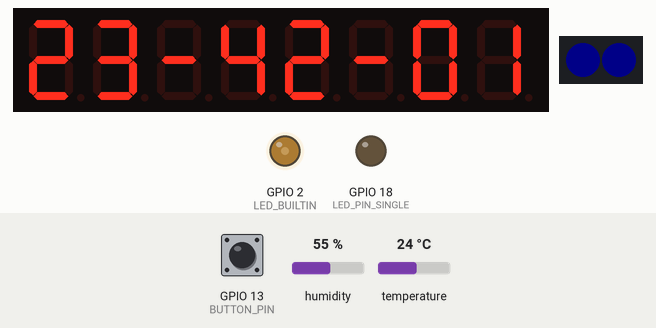
The program below on a simulated ESP32. Shown: 8-digit seven-segment display, 2 RGB LEDs in strip order, left to right, output pins drawn as LEDs (lit = HIGH). Dashed ring = blinking. Inputs (shaded band) come from the test bench; at power-on: GPIO 13 (BUTTON_PIN) HIGH, humidity 55 %, temperature 24 °C. Dim RGB values are drawn brighter than linear; WiFi joins after 1.5 s; servers stay silent unless stated; network time is answered at once with the bench clock; the local clock reads 2024-03-15 10:24:30 at power-on unless the program sets it; random numbers use the default seed unless the program sets one; what the program prints to the serial monitor is not drawn.

Above: at 3.2 s.
3.3 s: GPIO 13 (BUTTON_PIN) pulled LOW for 0.15 s
At 3.65 s:
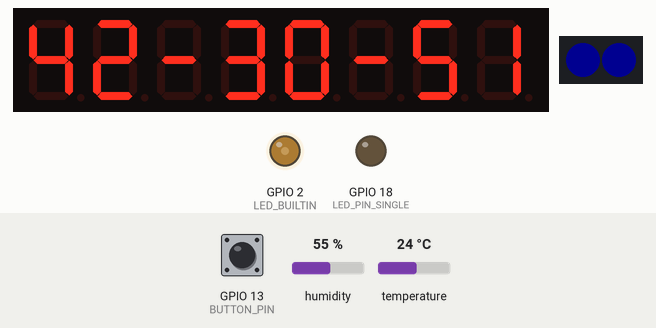
4.0 s: GPIO 13 (BUTTON_PIN) pulled LOW for 1 s
At 4.25 s:
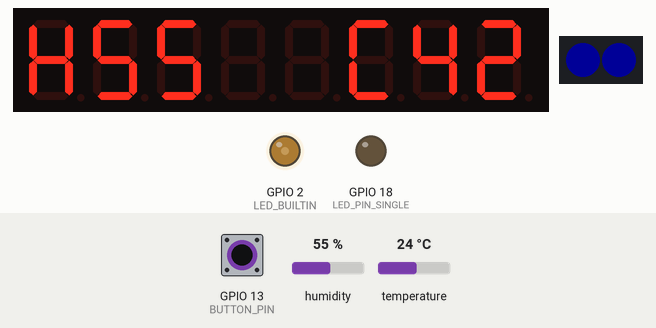
5.6 s: GPIO 13 (BUTTON_PIN) pulled LOW for 0.15 s
At 5.75 s:
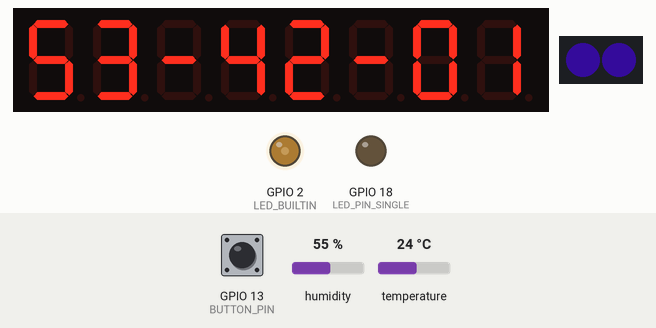
6.3 s: GPIO 13 (BUTTON_PIN) pulsed LOW 2 times (0.12 s each, 0.3 s apart)
At 7.25 s:
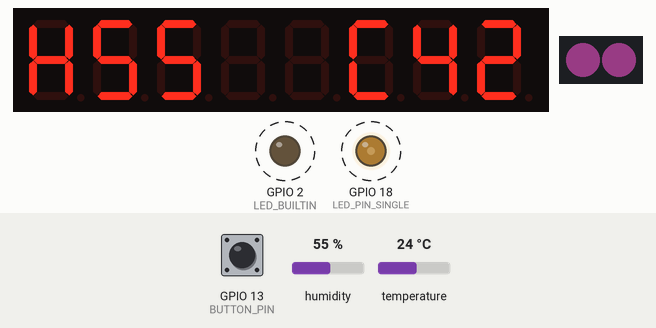
9.2 s: GPIO 13 (BUTTON_PIN) pulled LOW for 3.2 s
At 12.66 s:
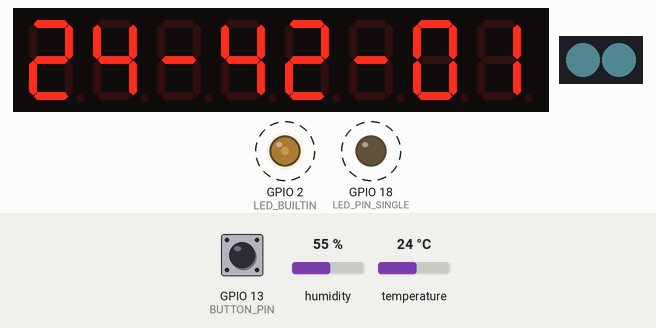
13.0 s: GPIO 13 (BUTTON_PIN) pulsed LOW 5 times (0.12 s each, 0.3 s apart)
At 18.07 s:
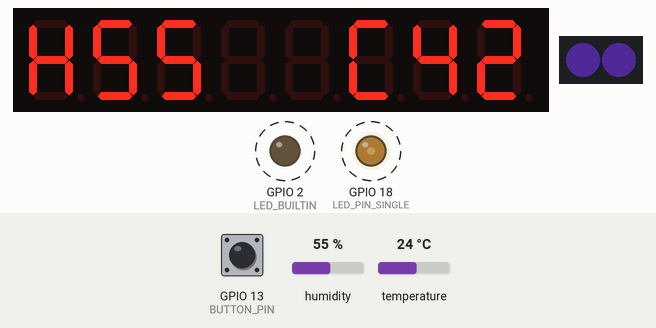
Timing chart, 0 to 20.9 s (numbered marks = the images above; inputs shaded):
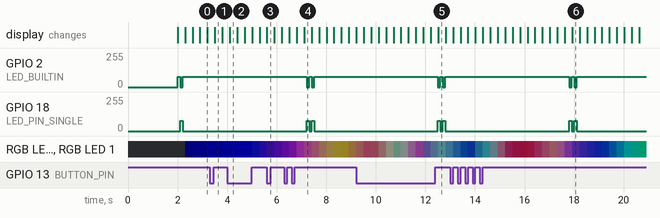

The program:

main.cpp
```cpp
/*
  Project: Desk Satellite Clock (ESP32)
  Author: Binkosss
  Created: 2024-11-14
  Purpose: Run a custom desk clock on ESP32 with MAX7219 time/date display,
           DHT11 temperature/humidity, and satellite-style LED animation.
           Hardware uses a custom PCB milled on a CNC 3018.
           Two bottom NeoPixels simulate engine glow, and one top LED
           blinks like a satellite antenna beacon.
           Display is a vintage lens-style 9-digit 7-segment module from old calculator.
           the last digit is intentionally unused because 8 digits are enough to display time, date, or temperature/humidity.
*/

// Include necessary libraries
#include <DHT.h>
#include <Adafruit_Sensor.h>
#include <WiFi.h>
#include <NTPClient.h>
#include <WiFiUdp.h>
#include <MAX7219.h>
#include <TimeLib.h>
#include <Adafruit_NeoPixel.h>
#include <time.h>

// Include secrets if available (for Wi-Fi credentials and timezone)
#if __has_include("secrets.h")
#include "secrets.h"
#endif

#ifndef WIFI_SSID
#define WIFI_SSID "YOUR_WIFI_SSID"
#endif

#ifndef WIFI_PASSWORD
#define WIFI_PASSWORD "YOUR_WIFI_PASSWORD"
#endif

#ifndef TIMEZONE_POSIX
#define TIMEZONE_POSIX "UTC0"
#endif

// LED settings
#define LED_PIN 5
#define LED_COUNT 2
#define LED_PIN_SINGLE 18 // Single LED pin
//led built-in pin is defined by LED_BUILTIN constant, typically GPIO 2 on ESP32
#define DISPLAY_DIGITS_USED 8 // 9-digit module in hardware, last digit intentionally unused
#define LED_ACTIVE_HOUR_START 7 // LEDs are on from 07:00 to 20:59
#define LED_ACTIVE_HOUR_END 21 // LEDs are off from 21:00 to 06:59
#define LED_BRIGHTNESS_PERCENT 30

const int LED_PWM_FREQ = 5000;
const int LED_PWM_RESOLUTION_BITS = 8;
const int LED_PWM_MAX_DUTY = (1 << LED_PWM_RESOLUTION_BITS) - 1;
const int LED_PWM_CHANNEL_SINGLE = 0;
const int LED_PWM_CHANNEL_BUILTIN = 1;

Adafruit_NeoPixel strip(LED_COUNT, LED_PIN, NEO_GRB + NEO_KHZ800);

// LED animation state
uint32_t currentColor = 0x000000;
uint32_t targetColor = 0x0000FF;
int colorStep = 1;
int pixelBrightness = 30;

unsigned long lastColorUpdateMs = 0;  // Last color update time
unsigned long colorTransitionDelayMs = 10; // Delay between color steps (ms)
unsigned long lastNtpSyncMs = 0;
unsigned long ntpSyncIntervalMs = 1000;
unsigned long lastWifiReconnectAttemptMs = 0;
unsigned long wifiReconnectIntervalMs = 10000;

// DHT11 settings
#define DHTPIN 15
#define DHTTYPE DHT11
DHT dht(DHTPIN, DHTTYPE);

// Wi-Fi settings
const char* ssid = WIFI_SSID;
const char* password = WIFI_PASSWORD;

// NTP settings
const char* timeServer = "pool.ntp.org";
const char* timezonePosix = TIMEZONE_POSIX;
WiFiUDP udp;
NTPClient timeClient(udp, timeServer, 0, 60000);

MAX7219 max7219;

// Rotating display mode
int displayMode = 0;

// Button pin
#define BUTTON_PIN 13
bool lastButtonState = HIGH;
bool currentButtonState = HIGH;
unsigned long lastButtonChangeMs = 0;
unsigned long debounceDelayMs = 30;

TaskHandle_t displayTaskHandle;
TaskHandle_t ledTaskHandle;

// Function declarations
void taskDisplay(void *parameter);
void taskLedAnimation(void *parameter);
void displayTime(int hours, int minutes, int seconds);
void displayDate(int year, int month, int day);
void displayTemperatureHumidity(float temperature, float humidity);
void smoothColorTransition(void);
bool getLocalDateTime(tm &localDateTime);
bool shouldRunLedAnimation(const tm &localDateTime);
void turnOffAllLeds();
void setBeaconLeds(bool on);

///////////////////////////////////////////////////////////////////////////////////////////

void setup() {
  Serial.begin(115200);

  // Connect to Wi-Fi
  WiFi.begin(ssid, password);
  while (WiFi.status() != WL_CONNECTED) {
    delay(1000);
    Serial.println("Connecting to Wi-Fi...");
  }
  Serial.println("Wi-Fi connected.");

  // Apply timezone (POSIX TZ format) for automatic standard/DST handling
  setenv("TZ", timezonePosix, 1);
  tzset();
  Serial.print("Timezone set to: ");
  Serial.println(timezonePosix);

  // Init NTP (UTC source)
  timeClient.begin();

  // Init MAX7219, DHT, NeoPixel and pins
  max7219.Begin();
  dht.begin();
  strip.begin();
  strip.show();
  pinMode(BUTTON_PIN, INPUT_PULLUP);
  currentButtonState = digitalRead(BUTTON_PIN);
  lastButtonState = currentButtonState;
  displayMode = 0; // Always start with time view after reset/power loss
  pinMode(LED_PIN_SINGLE, OUTPUT);  // Configure single LED pin
  digitalWrite(LED_PIN_SINGLE, LOW);
  pinMode(LED_BUILTIN, OUTPUT);
  digitalWrite(LED_BUILTIN, LOW);    // Turn built-in LED off

  // Configure PWM for beacon LEDs to keep them at around 30% brightness.
  ledcSetup(LED_PWM_CHANNEL_SINGLE, LED_PWM_FREQ, LED_PWM_RESOLUTION_BITS);
  ledcAttachPin(LED_PIN_SINGLE, LED_PWM_CHANNEL_SINGLE);
  ledcSetup(LED_PWM_CHANNEL_BUILTIN, LED_PWM_FREQ, LED_PWM_RESOLUTION_BITS);
  ledcAttachPin(LED_BUILTIN, LED_PWM_CHANNEL_BUILTIN);
  setBeaconLeds(false);

  // Create tasks on both cores
  xTaskCreatePinnedToCore(taskDisplay, "Display Task", 4096, NULL, 1, &displayTaskHandle, 1); // Core 1
  xTaskCreatePinnedToCore(taskLedAnimation, "LED Animation Task", 2048, NULL, 1, &ledTaskHandle, 0); // Core 0
}

///////////////////////////////////////////////////////////////////////////////////////////

void loop() {
  // Empty loop, tasks are handled by FreeRTOS
}

///////////////////////////////////////////////////////////////////////////////////////////

void taskDisplay(void *parameter) {
  for (;;) {
    if (WiFi.status() != WL_CONNECTED) {
      unsigned long currentMs = millis();
      if (currentMs - lastWifiReconnectAttemptMs >= wifiReconnectIntervalMs) {
        lastWifiReconnectAttemptMs = currentMs;
        WiFi.reconnect();
      }
    }

    currentButtonState = digitalRead(BUTTON_PIN);

    // Check if button was pressed
    if (currentButtonState == LOW && lastButtonState == HIGH) {
      lastButtonChangeMs = millis();  // Reset debounce timer
      displayMode = (displayMode + 1) % 3;  // Cycle modes: 0, 1, 2
    }

    lastButtonState = currentButtonState;

    tm localDateTime = {};
    bool hasLocalTime = getLocalDateTime(localDateTime);

    // Show data based on current mode
    switch(displayMode) {
      case 0:  // Show time
        if (hasLocalTime) {
          displayTime(localDateTime.tm_hour, localDateTime.tm_min, localDateTime.tm_sec);
        }
        break;

      case 1:  // Show date
        if (hasLocalTime) {
          displayDate(localDateTime.tm_year + 1900, localDateTime.tm_mon + 1, localDateTime.tm_mday);
        }
        break;

      case 2:  // Show temperature and humidity
        float temperature = dht.readTemperature();
        float humidity = dht.readHumidity();
        if (!isnan(temperature) && !isnan(humidity)) {
          displayTemperatureHumidity(temperature, humidity);
        }
        break;
    }

    delay(10);  // Keep CPU time for other tasks
  }
}

bool getLocalDateTime(tm &localDateTime) {
  unsigned long currentMs = millis();
  if (currentMs - lastNtpSyncMs >= ntpSyncIntervalMs) {
    lastNtpSyncMs = currentMs;
    if (WiFi.status() == WL_CONNECTED) {
      timeClient.update();
    }
  }

  time_t epochUtc = (time_t)timeClient.getEpochTime();
  if (epochUtc <= 0) {
    return false;
  }

  localtime_r(&epochUtc, &localDateTime);
  return true;
}

void displayTime(int hours, int minutes, int seconds) {
  char timeStr[9];
  snprintf(timeStr, sizeof(timeStr), "%02d-%02d-%02d", hours, minutes, seconds);
  max7219.Clear();
  for (int i = 0; i < DISPLAY_DIGITS_USED; i++) {
    max7219.DisplayChar(i, timeStr[i], 0);
  }
}

void displayDate(int year, int month, int day) {
  char dateStr[9];
  snprintf(dateStr, sizeof(dateStr), "%02d-%02d-%02d", day, month, year % 100);
  max7219.Clear();
  for (int i = 0; i < DISPLAY_DIGITS_USED; i++) {
    max7219.DisplayChar(i, dateStr[i], 0);
  }
}

void displayTemperatureHumidity(float temperature, float humidity) {
  char tempHumidityStr[9];
  snprintf(tempHumidityStr, sizeof(tempHumidityStr), "%02dC  %02dH", (int)temperature, (int)humidity);
  max7219.Clear();
  for (int i = 0; i < DISPLAY_DIGITS_USED; i++) {
    max7219.DisplayChar(i, tempHumidityStr[i], 0);
  }
}

///////////////////////////////////////////////////////////////////////////////////////////

void taskLedAnimation(void *parameter) {
  bool ledState = LOW;  // LED state
  unsigned long previousMillis = 0;
  const int shortBlinkInterval = 100;  // Short ON/OFF blink time (ms)
  const int longPauseInterval = 5000;   // Long pause after two blinks (ms)
  int blinkStep = 0;  // Animation step

  for (;;) {
    unsigned long currentMillis = millis();
    tm localDateTime = {};
    bool hasLocalTime = getLocalDateTime(localDateTime);

    if (hasLocalTime && !shouldRunLedAnimation(localDateTime)) {
      turnOffAllLeds();
      blinkStep = 0;
      previousMillis = currentMillis;
      vTaskDelay(pdMS_TO_TICKS(100));
      continue;
    }

    switch (blinkStep) {
      case 0:  // First blink
          ledState = HIGH;  // Turn LED on
          setBeaconLeds(ledState == HIGH);
        if (currentMillis - previousMillis >= shortBlinkInterval) {
          previousMillis = currentMillis;
          blinkStep = 1;
        }
        break;

        case 1:  // Short off after first blink
          ledState = LOW;  // Turn LED off
          setBeaconLeds(ledState == HIGH);
        if (currentMillis - previousMillis >= shortBlinkInterval) {
          previousMillis = currentMillis;
          blinkStep = 2;
        }
        break;

        case 2:  // Second blink
          ledState = HIGH;  // Turn LED on
          setBeaconLeds(ledState == HIGH);
        if (currentMillis - previousMillis >= shortBlinkInterval) {
          previousMillis = currentMillis;
          blinkStep = 3;
        }
        break;

      case 3:  // Long pause after two blinks
          ledState = LOW;  // Turn LED off
          setBeaconLeds(ledState == HIGH);
        if (currentMillis - previousMillis >= longPauseInterval) {
          previousMillis = currentMillis;
          blinkStep = 0;  // Reset cycle
        }
        break;
    }

    smoothColorTransition();  // NeoPixel animation
    vTaskDelay(pdMS_TO_TICKS(1));  // Yield CPU for stable long-run timing
  }
}

void smoothColorTransition() {
  unsigned long currentTime = millis();

  // Run only after transition delay
  if (currentTime - lastColorUpdateMs >= colorTransitionDelayMs) {
    lastColorUpdateMs = currentTime; // Save update timestamp

    int r1 = (currentColor >> 16) & 0xFF;
    int g1 = (currentColor >> 8) & 0xFF;
    int b1 = currentColor & 0xFF;
    int r2 = (targetColor >> 16) & 0xFF;
    int g2 = (targetColor >> 8) & 0xFF;
    int b2 = targetColor & 0xFF;

    // If target reached, pick a new random color
    if (r1 == r2 && g1 == g2 && b1 == b2) {
      targetColor = strip.Color(random(0, 255), random(0, 255), random(0, 255));
    } else {
      // Move current color toward target
      r1 = r1 < r2 ? r1 + min(colorStep, r2 - r1) : r1 - min(colorStep, r1 - r2);
      g1 = g1 < g2 ? g1 + min(colorStep, g2 - g1) : g1 - min(colorStep, g1 - g2);
      b1 = b1 < b2 ? b1 + min(colorStep, b2 - b1) : b1 - min(colorStep, b1 - b2);

      currentColor = strip.Color(r1, g1, b1);

      // Apply color to all NeoPixels
      for (int i = 0; i < LED_COUNT; i++) {
        strip.setPixelColor(i, r1 * pixelBrightness / 255, g1 * pixelBrightness / 255, b1 * pixelBrightness / 255);
      }
      strip.show();
    }
  }
}

bool shouldRunLedAnimation(const tm &localDateTime) {
  return localDateTime.tm_hour >= LED_ACTIVE_HOUR_START && localDateTime.tm_hour < LED_ACTIVE_HOUR_END;
}

void setBeaconLeds(bool on) {
  const int onDutySingle = (LED_PWM_MAX_DUTY * LED_BRIGHTNESS_PERCENT) / 100;
  const int offDutySingle = 0;

  // Keep original behavior: built-in LED blinks opposite to the single LED.
  const bool builtInOn = !on;
  const int onDutyBuiltin = (LED_PWM_MAX_DUTY * LED_BRIGHTNESS_PERCENT) / 100;
  const int offDutyBuiltin = 0;

  ledcWrite(LED_PWM_CHANNEL_SINGLE, on ? onDutySingle : offDutySingle);
  ledcWrite(LED_PWM_CHANNEL_BUILTIN, builtInOn ? onDutyBuiltin : offDutyBuiltin);
}

void turnOffAllLeds() {
  for (int i = 0; i < LED_COUNT; i++) {
    strip.setPixelColor(i, 0, 0, 0);
  }
  strip.show();
  // Quiet period must force both beacon LEDs off (no inverse blink behavior).
  ledcWrite(LED_PWM_CHANNEL_SINGLE, 0);
  ledcWrite(LED_PWM_CHANNEL_BUILTIN, 0);
}

///////////////////////////////////////////////////////////////////////////////////////////
```
